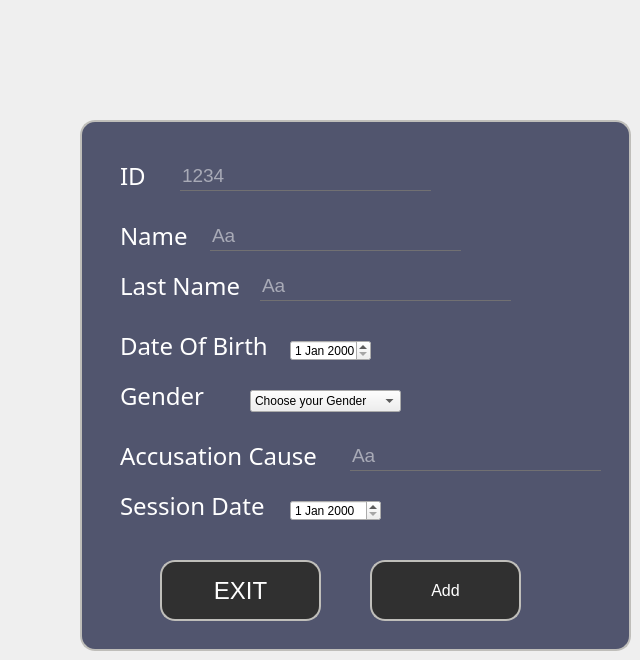
    <widget class="QWidget" name="tab_17">
     <attribute name="title">
      <string>tab 15 Add Accused</string>
     </attribute>
     <widget class="QFrame" name="Add_Accused">
      <property name="geometry">
       <rect>
        <x>80</x>
        <y>120</y>
        <width>551</width>
        <height>531</height>
       </rect>
      </property>
      <property name="styleSheet">
       <string notr="true">QFrame
{
	background:#51556e;
border: 2px solid #bfbeba;
    border-radius:15px;
}</string>
      </property>
      <property name="frameShape">
       <enum>QFrame::StyledPanel</enum>
      </property>
      <property name="frameShadow">
       <enum>QFrame::Raised</enum>
      </property>
      <widget class="QLabel" name="label_36">
       <property name="geometry">
        <rect>
         <x>40</x>
         <y>30</y>
         <width>111</width>
         <height>51</height>
        </rect>
       </property>
       <property name="styleSheet">
        <string notr="true">*{
    font-family:century gothic;
    font-size:24px;
	color:white;
    border:none;
}

</string>
       </property>
       <property name="text">
        <string>ID</string>
       </property>
      </widget>
      <widget class="QLineEdit" name="Lid">
       <property name="geometry">
        <rect>
         <x>100</x>
         <y>40</y>
         <width>251</width>
         <height>31</height>
        </rect>
       </property>
       <property name="font">
        <font>
         <pointsize>14</pointsize>
        </font>
       </property>
       <property name="acceptDrops">
        <bool>true</bool>
       </property>
       <property name="styleSheet">
        <string notr="true">*{
background:transparent;
border:none;
color:white;
border-bottom:1px solid #717072;
}</string>
       </property>
       <property name="inputMask">
        <string/>
       </property>
       <property name="text">
        <string/>
       </property>
       <property name="maxLength">
        <number>32767</number>
       </property>
       <property name="echoMode">
        <enum>QLineEdit::Normal</enum>
       </property>
       <property name="placeholderText">
        <string>1234</string>
       </property>
      </widget>
      <widget class="QLabel" name="label_37">
       <property name="geometry">
        <rect>
         <x>40</x>
         <y>90</y>
         <width>111</width>
         <height>51</height>
        </rect>
       </property>
       <property name="styleSheet">
        <string notr="true">*{
    font-family:century gothic;
    font-size:24px;
	color:white;
    border:none;
}

</string>
       </property>
       <property name="text">
        <string>Name</string>
       </property>
      </widget>
      <widget class="QLineEdit" name="Lname">
       <property name="geometry">
        <rect>
         <x>130</x>
         <y>100</y>
         <width>251</width>
         <height>31</height>
        </rect>
       </property>
       <property name="font">
        <font>
         <pointsize>14</pointsize>
        </font>
       </property>
       <property name="acceptDrops">
        <bool>true</bool>
       </property>
       <property name="styleSheet">
        <string notr="true">*{
background:transparent;
border:none;
color:white;
border-bottom:1px solid #717072;
}</string>
       </property>
       <property name="inputMask">
        <string/>
       </property>
       <property name="text">
        <string/>
       </property>
       <property name="maxLength">
        <number>32767</number>
       </property>
       <property name="echoMode">
        <enum>QLineEdit::Normal</enum>
       </property>
       <property name="placeholderText">
        <string>Aa</string>
       </property>
      </widget>
      <widget class="QLabel" name="label_38">
       <property name="geometry">
        <rect>
         <x>40</x>
         <y>140</y>
         <width>141</width>
         <height>51</height>
        </rect>
       </property>
       <property name="styleSheet">
        <string notr="true">*{
    font-family:century gothic;
    font-size:24px;
	color:white;
    border:none;
}

</string>
       </property>
       <property name="text">
        <string>Last Name</string>
       </property>
      </widget>
      <widget class="QLineEdit" name="Llastname">
       <property name="geometry">
        <rect>
         <x>180</x>
         <y>150</y>
         <width>251</width>
         <height>31</height>
        </rect>
       </property>
       <property name="font">
        <font>
         <pointsize>14</pointsize>
        </font>
       </property>
       <property name="acceptDrops">
        <bool>true</bool>
       </property>
       <property name="styleSheet">
        <string notr="true">*{
background:transparent;
border:none;
color:white;
border-bottom:1px solid #717072;
}</string>
       </property>
       <property name="inputMask">
        <string/>
       </property>
       <property name="text">
        <string/>
       </property>
       <property name="maxLength">
        <number>32767</number>
       </property>
       <property name="echoMode">
        <enum>QLineEdit::Normal</enum>
       </property>
       <property name="placeholderText">
        <string>Aa</string>
       </property>
      </widget>
      <widget class="QLabel" name="label_39">
       <property name="geometry">
        <rect>
         <x>40</x>
         <y>310</y>
         <width>251</width>
         <height>51</height>
        </rect>
       </property>
       <property name="styleSheet">
        <string notr="true">*{
    font-family:century gothic;
    font-size:24px;
	color:white;
   border:none;
}

</string>
       </property>
       <property name="text">
        <string>Accusation Cause</string>
       </property>
      </widget>
      <widget class="QDateEdit" name="LDate_B">
       <property name="geometry">
        <rect>
         <x>210</x>
         <y>220</y>
         <width>81</width>
         <height>21</height>
        </rect>
       </property>
      </widget>
      <widget class="QLabel" name="label_40">
       <property name="geometry">
        <rect>
         <x>40</x>
         <y>200</y>
         <width>161</width>
         <height>51</height>
        </rect>
       </property>
       <property name="styleSheet">
        <string notr="true">*{
    font-family:century gothic;
    font-size:24px;
	color:white;
    border:none;
}

</string>
       </property>
       <property name="text">
        <string>Date Of Birth</string>
       </property>
      </widget>
      <widget class="QLabel" name="label_41">
       <property name="geometry">
        <rect>
         <x>40</x>
         <y>250</y>
         <width>101</width>
         <height>51</height>
        </rect>
       </property>
       <property name="styleSheet">
        <string notr="true">*{
    font-family:century gothic;
    font-size:24px;
	color:white;
   border:none;
}

</string>
       </property>
       <property name="text">
        <string>Gender</string>
       </property>
      </widget>
      <widget class="QLabel" name="label_42">
       <property name="geometry">
        <rect>
         <x>40</x>
         <y>360</y>
         <width>171</width>
         <height>51</height>
        </rect>
       </property>
       <property name="styleSheet">
        <string notr="true">*{
    font-family:century gothic;
    font-size:24px;
	color:white;
   border:none;
}

</string>
       </property>
       <property name="text">
        <string>Session Date</string>
       </property>
      </widget>
      <widget class="QDateEdit" name="LDate_S">
       <property name="geometry">
        <rect>
         <x>210</x>
         <y>380</y>
         <width>91</width>
         <height>21</height>
        </rect>
       </property>
      </widget>
      <widget class="QLineEdit" name="Lacc_cause">
       <property name="geometry">
        <rect>
         <x>270</x>
         <y>320</y>
         <width>251</width>
         <height>31</height>
        </rect>
       </property>
       <property name="font">
        <font>
         <pointsize>14</pointsize>
        </font>
       </property>
       <property name="acceptDrops">
        <bool>true</bool>
       </property>
       <property name="styleSheet">
        <string notr="true">*{
background:transparent;
border:none;
color:white;
border-bottom:1px solid #717072;
}</string>
       </property>
       <property name="inputMask">
        <string/>
       </property>
       <property name="text">
        <string/>
       </property>
       <property name="maxLength">
        <number>32767</number>
       </property>
       <property name="echoMode">
        <enum>QLineEdit::Normal</enum>
       </property>
       <property name="placeholderText">
        <string>Aa</string>
       </property>
      </widget>
      <widget class="QComboBox" name="Gender">
       <property name="geometry">
        <rect>
         <x>170</x>
         <y>270</y>
         <width>151</width>
         <height>22</height>
        </rect>
       </property>
       <item>
        <property name="text">
         <string>Choose your Gender</string>
        </property>
       </item>
       <item>
        <property name="text">
         <string>Male</string>
        </property>
       </item>
       <item>
        <property name="text">
         <string>Female</string>
        </property>
       </item>
      </widget>
      <widget class="QPushButton" name="add__acc">
       <property name="geometry">
        <rect>
         <x>290</x>
         <y>440</y>
         <width>151</width>
         <height>61</height>
        </rect>
       </property>
       <property name="font">
        <font>
         <pointsize>12</pointsize>
        </font>
       </property>
       <property name="styleSheet">
        <string notr="true">*{
color:white;
border-radius: 15px;
background:#303030;
border: 2px solid #bfbeba;
}

*:hover
{
	color:#303030;
	border-radius:15px;
	background:white;
border: 2px solid #bfbeba;
}</string>
       </property>
       <property name="text">
        <string>Add</string>
       </property>
      </widget>
      <widget class="QPushButton" name="EXIT_AACC">
       <property name="geometry">
        <rect>
         <x>80</x>
         <y>440</y>
         <width>161</width>
         <height>61</height>
        </rect>
       </property>
       <property name="font">
        <font>
         <pointsize>18</pointsize>
        </font>
       </property>
       <property name="styleSheet">
        <string notr="true">*{
color:white;
border-radius: 15px;
background:#303030;
border: 2px solid #bfbeba;
}

*:hover
{
	color:#303030;
	border-radius:15px;
	background:white;
border: 2px solid #bfbeba;
}</string>
       </property>
       <property name="text">
        <string>EXIT</string>
       </property>
      </widget>
     </widget>
    </widget>
